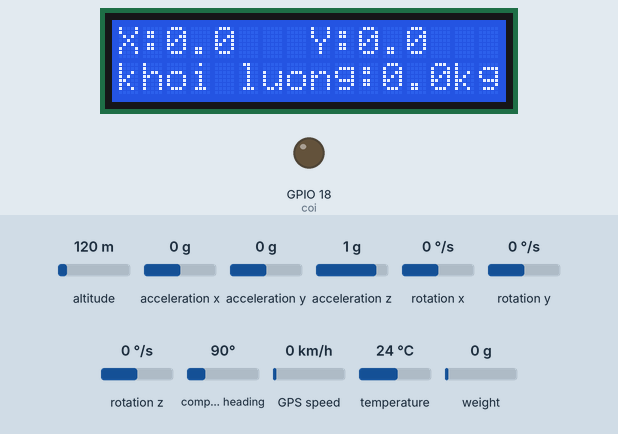
Recording of a sketch running on a simulated ESP32. Shown: 16×2 character LCD, output pins drawn as LEDs (lit = HIGH). Inputs (shaded band) come from the test bench; at power-on: acceleration x 0 g, weight on the scale 0 g, acceleration y 0 g, acceleration z 1 g, altitude 120 m, rotation x 0 °/s, rotation y 0 °/s, rotation z 0 °/s, compass heading 90°, GPS speed 0 km/h, temperature 24 °C. WiFi joins after 1.5 s; servers stay silent unless stated; the GPS gets a fix after 3 s at 37.7749, -122.4194 with 8 satellites; what the sketch prints to the serial monitor is not drawn.

Above: at 4.6 s.
4.7 s: acceleration x set to -0.3 g
At 6.1 s:
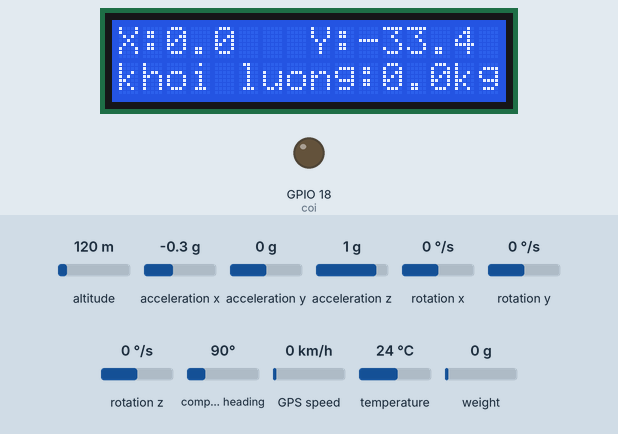
7.0 s: acceleration x set to -0.6 g
At 9.9 s:
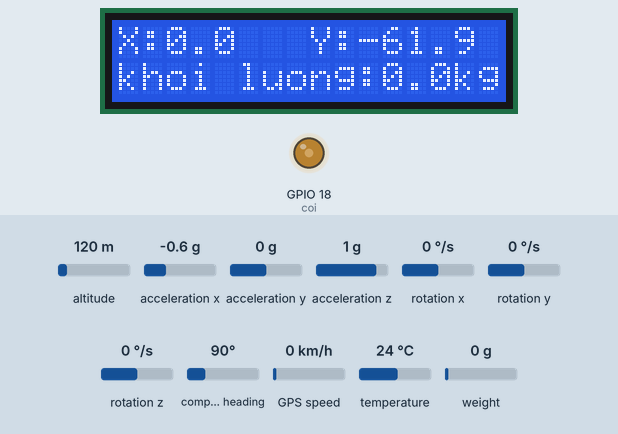
12.2 s: weight on the scale set to 100 g
At 14.5 s:
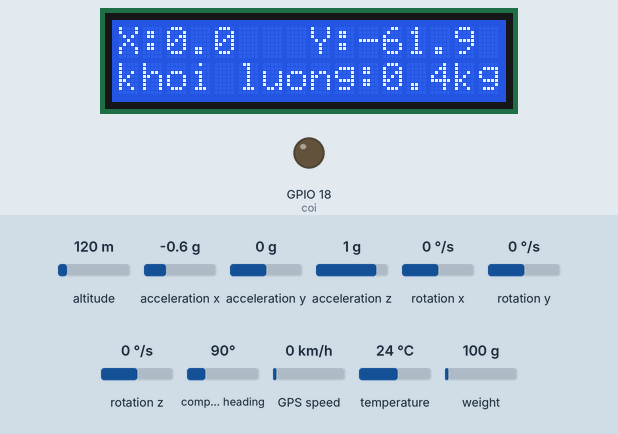
16.4 s: acceleration y set to -1.4 g
At 19.1 s:
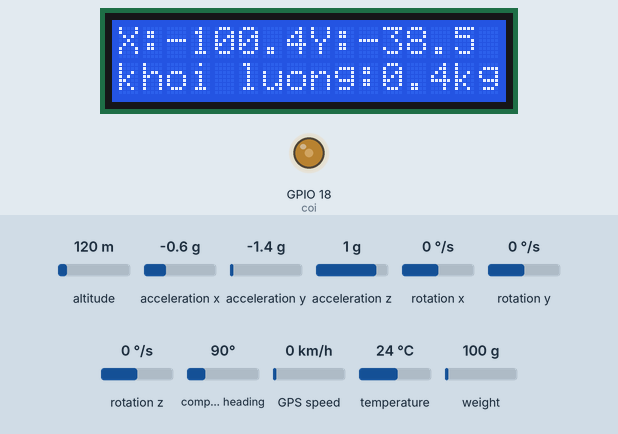
21.0 s: weight on the scale set to 1250 g
At 21.9 s:
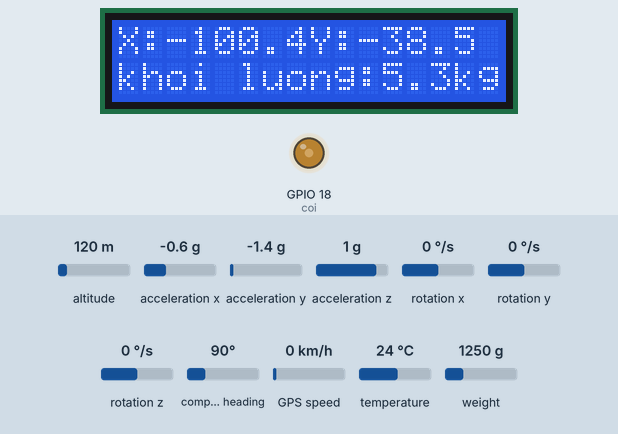
24.1 s: acceleration z set to -1.4 g
At 26.8 s:
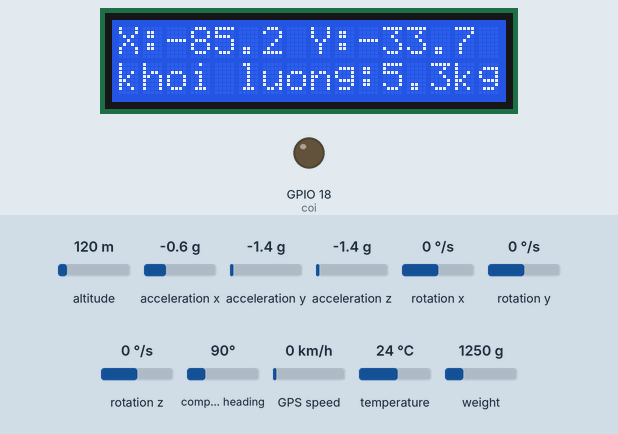
Timing chart, 0 to 29.8 s (numbered marks = the images above; inputs shaded):
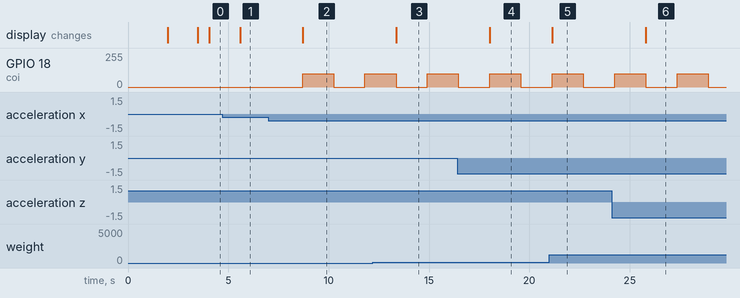

Measured:
- the behaviour switches between -0.4 and -0.5 g on acceleration x (found by bisection; images 1 and 2)
- after the input at 4.7 s, the display: changes after 0.89 s (image 1)
- after the input at 7.0 s, GPIO 18 (coi): 0/255 → 100/255 after 1.7 s, → 0/255 1.6 s later, → 100/255 1.6 s later; the display: changes after 1.7 s (image 2)
- after the input at 12.2 s, the display: changes after 1.2 s (image 3)
- after the input at 16.4 s, the display: changes after 1.6 s (image 4)
- after the input at 21.0 s, the display: changes after 0.14 s (image 5)
- after the input at 24.1 s, the display: changes after 1.7 s (image 6)

The sketch:

wifi.ino
```cpp
#include <Adafruit_MPU6050.h>
#include <Adafruit_Sensor.h>
#include <Wire.h>
#include <LiquidCrystal_I2C.h>
#include "HX711.h"
#include <TinyGPS++.h>
#include <HardwareSerial.h>
#include <WiFi.h>
#include <Wire.h>
#include <BlynkSimpleEsp32.h>


float latitude, longitude;
String lat_str, lng_str;

const char *ssid ="Redmi";
const char *pass ="88888888";

#define BLYNK_TEMPLATE_NAME "BALO Thông minh"
#define BLYNK_AUTH_TOKEN "kekWI-token-token-jSBcVGzB-jr"
char auth[] = "emjVIf_Mn0mFR2uQp7ql2mEKUME5l2Vs";

WidgetMap myMap(V0);
WiFiClient client;
TinyGPSPlus gps;
HardwareSerial SerialGPS(1);

// Định nghĩa chân DOUT và SCK của HX711
#define DOUT_PIN  4
#define SCK_PIN   5

//chân 18 là còi
#define coi 18

// Địa chỉ của màn hình LCD I2C
int lcdAddress = 0x27;
// Số cột và số dòng của màn hình LCD
int lcdColumns = 16;
int lcdRows = 2;

// Tạo đối tượng LCD
LiquidCrystal_I2C lcd(lcdAddress, lcdColumns, lcdRows);

// Khởi tạo đối tượng HX711
HX711 scale;

Adafruit_MPU6050 mpu;

//tạo timer cho còi:
unsigned long giatricu = 0;
boolean coiDangKeu = false;


void setup(void) {
  Serial.begin(115200);
  SerialGPS.begin(9600, SERIAL_8N1, 16, 17);

  Serial.println("Connecting to WiFi...");
  WiFi.begin(ssid, pass);
  while (WiFi.status() != WL_CONNECTED)
  {
    delay(500);
    Serial.print(".");
  }
  Serial.println("WiFi connected");

  Blynk.begin(auth, ssid, pass, "blynk.tk", 8080);
  Blynk.virtualWrite(V0, "clr");

  while (!Serial)
    delay(10);

  Serial.println("Adafruit MPU6050 test!");

  if (!mpu.begin()) {
    Serial.println("Failed to find MPU6050 chip");
    while (1) {
      delay(10);
    }
  }
  Serial.println("MPU6050 Found!");

  mpu.setAccelerometerRange(MPU6050_RANGE_8_G);
  mpu.setGyroRange(MPU6050_RANGE_500_DEG);
  mpu.setFilterBandwidth(MPU6050_BAND_94_HZ);

  Serial.println("");
  delay(100);


  // Khởi tạo màn hình LCD
  lcd.init();
  lcd.backlight();
  lcd.setCursor(0, 0);
  lcd.print("X: ");
  lcd.setCursor(8, 0);
  lcd.print("Y: ");

  // Khởi tạo HX711 với chân DOUT và SCK
  scale.begin(DOUT_PIN, SCK_PIN);
  // Chờ đến khi cân sẵn sàng
  Serial.println("Waiting for the HX711 to settle...");
  scale.set_scale();
  delay(500);
  scale.tare(); // Thiết lập giá trị zero
  Serial.println("Ready!");

  pinMode(coi, OUTPUT);

  lcd.setCursor(3, 1);
  lcd.print("--READY--");
}

void loop() {
  /* Get new sensor events with the readings */
  sensors_event_t a, g, temp;
  mpu.getEvent(&a, &g, &temp);

  /* Calculate pitch and roll */
  float Ax = a.acceleration.x / 9.81; // Convert to g
  float Ay = a.acceleration.y / 9.81; // Convert to g
  float Az = a.acceleration.z / 9.81; // Convert to g

  float pitch = atan2(Ax, sqrt(pow(Ay, 2) + pow(Az, 2))) * 360.0 / M_PI;
  float roll = atan2(Ay, sqrt(pow(Ax, 2) + pow(Az, 2))) * 360.0 / M_PI;

  float weight = scale.get_units(5); // Lấy giá trị trung bình từ 5 đọc

  /* in giá trị góc MPU6050 */
  Serial.print("Y: ");
  Serial.print(pitch,1);
  Serial.print(", X: ");
  Serial.println(roll,1);

  // In giá trị khối lượng ra Serial Monitor
  Serial.print("Weight: ");
  Serial.print(abs(weight/100000));
  Serial.println(" kg");


  lcd.clear();  // Xóa nội dung trước khi hiển thị giá trị mới

  //in giá trị góc của MPU6050 hàng 0
  lcd.setCursor(0, 0);
  lcd.print("X:");
  lcd.setCursor(8, 0);
  lcd.print("Y:");
  lcd.setCursor(2, 0);
  lcd.print(roll,1);
  lcd.setCursor(10, 0);
  lcd.print(pitch,1);

  //in giá trị khối lượng hàng 1
  lcd.setCursor(0, 1);
  lcd.print("khoi luong:");
  lcd.print(abs(weight/100000),1);
  lcd.setCursor(14, 1);
  lcd.print("kg");

  //GPS
 while (SerialGPS.available() > 0)
  {
    if (gps.encode(SerialGPS.read()))
    {
      if (gps.location.isValid())
      {
        latitude = gps.location.lat();
        lat_str = String(latitude, 6);
        longitude = gps.location.lng();
        lng_str = String(longitude, 6);

        Serial.print("Latitude = ");
        Serial.println(lat_str);
        Serial.print("Longitude = ");
        Serial.println(lng_str);

        Blynk.virtualWrite(V0, 1, latitude, longitude, "Location");
      }
    }
  }

  //data đến blynk
  Blynk.virtualWrite(V1, roll );
  Blynk.virtualWrite(V2, pitch );
  Blynk.virtualWrite(V3, abs(weight/100000) );

  Blynk.run();
  if ((abs(roll) >= 45) || (abs(pitch) >= 45) || abs(weight / 100000) >= 3) {
    if (!coiDangKeu) {
      analogWrite(coi, 100);
      giatricu = millis(); // Lưu giá trị thời gian hiện tại
      coiDangKeu = true;
    }
    else {
      // Kiểm tra nếu đã kêu 1 giây
      if (millis() - giatricu >= 1000) {
        analogWrite(coi, 0);
        coiDangKeu = false;
      }
    }
  }
  else {
    analogWrite(coi, 0);
  }

  delay(1000); // Để giữ hiển thị trong khoảng thời gian ngắn
}
```
